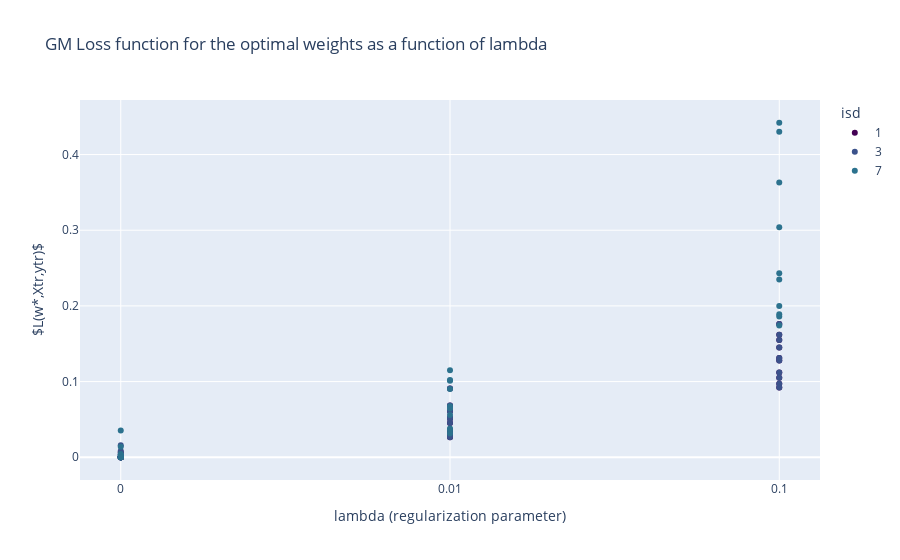

Source (notebook cell):
### Code cell
# plot a scatter plot of L* as a function of la
fig = px.scatter(df, x='      la', y='        L*',
                    title='GM Loss function for the optimal weights as a function of lambda',
                    color=' isd',
                    color_discrete_sequence =['#440154', '#3b528b', '#2c728e'])
fig.update_layout(
    xaxis_title=r'lambda (regularization parameter)',
    yaxis_title=r'$L(w*,Xtr,ytr)$',
    xaxis_type='category'
)
fig.show()

### Figure 1 — Plotly figure (JSON) as saved in the notebook; plotly's stock layout.template omitted (floating-point values rounded to 4 significant figures)
{"data": [{"hovertemplate": " isd=1<br>      la=%{x}<br>        L*=%{y}<extra></extra>", "legendgroup": "1", "marker": {"color": "#440154", "symbol": "circle"}, "mode": "markers", "name": "1", "orientation": "v", "showlegend": true, "type": "scatter", "x": [0, 0.01, 0.1, 0, 0.01, 0.1, 0, 0.01, 0.1, 0, 0.01, 0.1, 0, 0.01, 0.1, 0, 0.01, 0.1, 0, 0.01, 0.1, 0, 0.01, 0.1, 0, 0.01, 0.1, 0, 0.01, 0.1], "xaxis": "x", "y": [5.72e-07, 0.0276, 0.0971, 1.26e-06, 0.0515, 0.131, 0.000137, 0.0684, 0.162, 5e-07, 0.0263, 0.0923, 5.5e-07, 0.0339, 0.112, 1.28e-06, 0.0452, 0.128, 7.13e-07, 0.0321, 0.105, 0.00646, 0.0909, 0.176, 1.11e-05, 0.0609, 0.155, 7.96e-07, 0.0513, 0.145], "yaxis": "y"}, {"hovertemplate": " isd=3<br>      la=%{x}<br>        L*=%{y}<extra></extra>", "legendgroup": "3", "marker": {"color": "#3b528b", "symbol": "circle"}, "mode": "markers", "name": "3", "orientation": "v", "showlegend": true, "type": "scatter", "x": [0, 0.01, 0.1, 0, 0.01, 0.1, 0, 0.01, 0.1, 0, 0.01, 0.1, 0, 0.01, 0.1, 0, 0.01, 0.1, 0, 0.01, 0.1, 0, 0.01, 0.1, 0, 0.01, 0.1, 0, 0.01, 0.1], "xaxis": "x", "y": [2.91e-50, 0.0276, 0.0971, 1.66e-11, 0.0515, 0.131, 0.00813, 0.0684, 0.162, 1.02e-08, 0.0263, 0.0923, 1.52e-07, 0.0339, 0.112, 0.00258, 0.0452, 0.128, 2.25e-39, 0.0321, 0.105, 0.016, 0.0909, 0.176, 0.004, 0.0609, 0.155, 1.23e-11, 0.0513, 0.145], "yaxis": "y"}, {"hovertemplate": " isd=7<br>      la=%{x}<br>        L*=%{y}<extra></extra>", "legendgroup": "7", "marker": {"color": "#2c728e", "symbol": "circle"}, "mode": "markers", "name": "7", "orientation": "v", "showlegend": true, "type": "scatter", "x": [0, 0.01, 0.1, 0, 0.01, 0.1, 0, 0.01, 0.1, 0, 0.01, 0.1, 0, 0.01, 0.1, 0, 0.01, 0.1, 0, 0.01, 0.1, 0, 0.01, 0.1, 0, 0.01, 0.1, 0, 0.01, 0.1], "xaxis": "x", "y": [1.41e-05, 0.0314, 0.2, 0.00271, 0.0903, 0.186, 0.0139, 0.101, 0.43, 1.16e-05, 0.0362, 0.174, 1.44e-05, 0.0557, 0.243, 0.00101, 0.0645, 0.304, 1.69e-05, 0.0379, 0.189, 0.0352, 0.115, 0.235, 0.00421, 0.102, 0.442, 3.33e-05, 0.0673, 0.363], "yaxis": "y"}], "layout": {"legend": {"title": {"text": " isd"}, "tracegroupgap": 0}, "title": {"text": "GM Loss function for the optimal weights as a function of lambda"}, "xaxis": {"anchor": "y", "domain": [0, 1], "title": {"text": "lambda (regularization parameter)"}, "type": "category"}, "yaxis": {"anchor": "x", "domain": [0, 1], "title": {"text": "$L(w*,Xtr,ytr)$"}}}}
